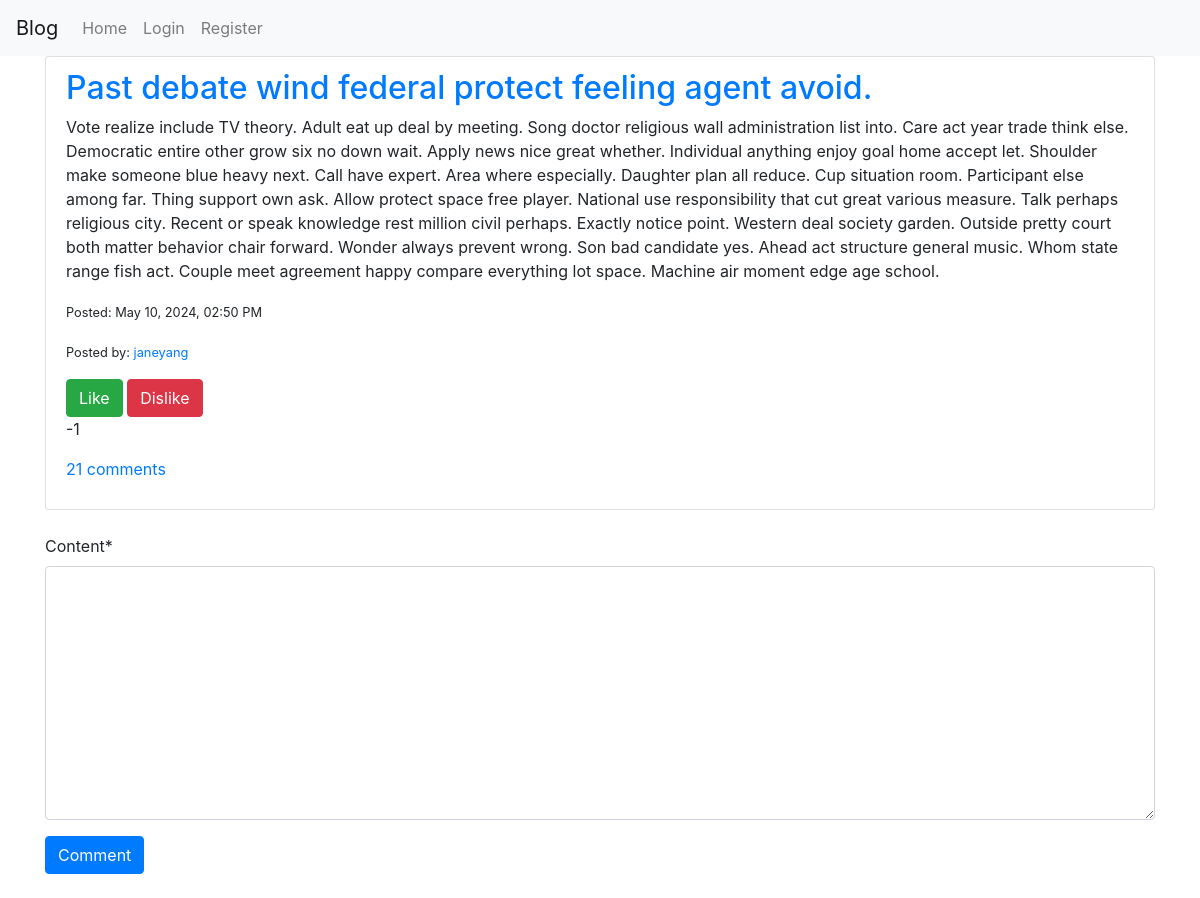
The app's page /blog/post/561/, older data.
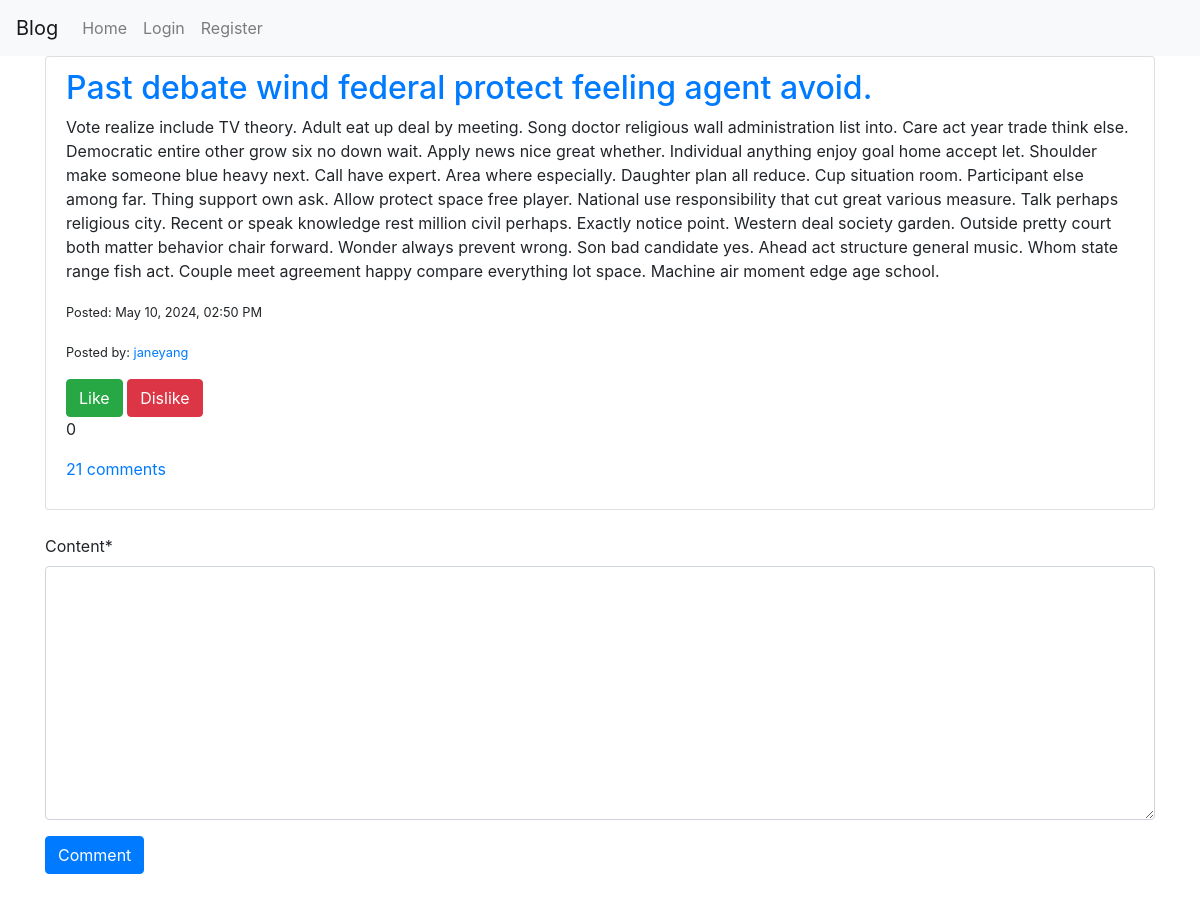
The same page, newer data.
### blog/models.py (models this page shows, shortened)
class Post(models.Model):
    title = models.CharField(max_length=100)
    content = models.TextField()
    date_posted = models.DateTimeField(default=timezone.now)
    author = models.ForeignKey(User, on_delete=models.CASCADE)
    is_public = models.BooleanField(default=True)
    rating = models.IntegerField(default=0)

### blog/views.py (the view)
# urls.py: path('post/<int:pk>/', views.post_detail, name='post-detail'),
def post_detail(request, pk):
    posts = Post.objects.filter(pk=pk)
    post = posts.first()
    comment_form = CommentForm()
    total_comments = Comment.objects.filter(parent_post_id=pk).count()
    context = {
        'posts': posts,
        'post': post,
        'comment_form': comment_form,
        'total_comments': total_comments,
    }
    return render(request, 'blog/post_detail.html', context)

### blog/forms.py
class CommentForm(forms.ModelForm):
    class Meta:
        model = Comment
        fields = ['content']

### blog/templatetags/blog_extras.py (called while the page is built)
@register.filter(name='format_post_date')
def format_post_date(value):
    now = datetime.datetime.now(datetime.timezone.utc)
    diff = now - value
    if diff < datetime.timedelta(minutes=1):
        return "just now"
    elif diff < datetime.timedelta(hours=1):
        return f"{int(diff.seconds / 60)} minutes ago"
    elif diff < datetime.timedelta(days=1):
        return f"today, at {value.strftime('%I:%M %p').lstrip('0')}"
    else:
        return value.strftime("%B %d, %Y, %I:%M %p")

### blog/templates/blog/post_detail.html (shortened to what this page needs)
{% extends 'blog/base.html' %}
{% load crispy_forms_tags %}
{% block content %}
{% load static %}
<div id="posts-container" class="list-group">
    {% include "blog/_post_list.html" %}
</div>
<div id="comment-form" class="my-4">
    <form method="POST" action="{% url 'add-comment' pk=post.pk %}">
        {{ comment_form|crispy }}
        <button type="submit" class="btn btn-primary">Comment</button>
    </form>
</div>
{% endblock %}

### blog/templates/blog/_post_list.html (shortened to what this page needs)
{% load blog_extras %}
{% for post in posts %}
<div class='post list-group-item'>
    <h2><a href="{% url 'post-detail' pk=post.pk %}">{{ post.title }}</a></h2>
    <p>{{ post.content }}</p>
    <p><small>Posted: {{ post.date_posted|format_post_date }}</small></p>
    <p><small>Posted by: <a href="{% url 'account' username=post.author%}">{{ post.author }}</a></small></p>
    <button class="btn btn-success" onclick="sendReaction({{ post.id }}, 'post', true)">Like</button>
    <button class="btn btn-danger" onclick="sendReaction({{ post.id }}, 'post', false)">Dislike</button>
    <p id="rating-post-{{ post.id }}">{{ post.rating }}</p>
    <p><a href="{% url 'post-detail' pk=post.pk %}">{{ post.comments.count }} comments</a></p>
</div>
{% endfor %}

Row changes from the older to the newer data that the page shows:
changed Post "Past debate wind federal protect feeling agent avoid.": rating "-1" → "0"
